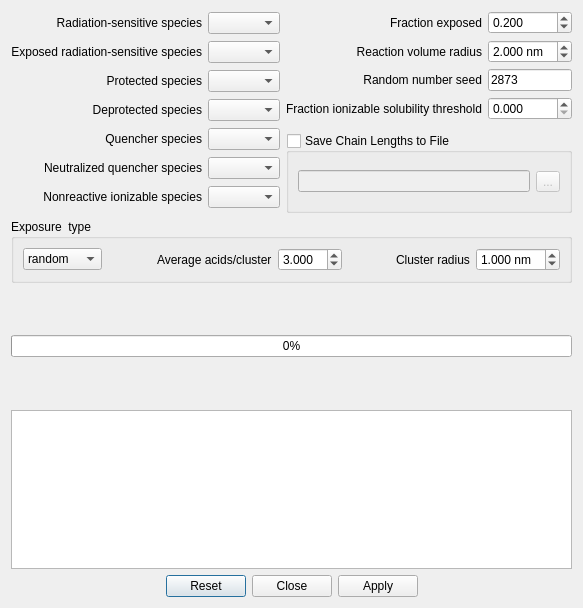
<?xml version="1.0" encoding="UTF-8"?>
<ui version="4.0">
 <class>ExposureDialog</class>
 <widget class="QDialog" name="ExposureDialog">
  <property name="geometry">
   <rect>
    <x>0</x>
    <y>0</y>
    <width>562</width>
    <height>608</height>
   </rect>
  </property>
  <property name="windowTitle">
   <string>Expose the System to Radiation</string>
  </property>
  <property name="modal">
   <bool>true</bool>
  </property>
  <layout class="QVBoxLayout" name="verticalLayout_3">
   <item>
    <layout class="QHBoxLayout" name="horizontalLayout_2">
     <item>
      <layout class="QGridLayout" name="gridLayout">
       <item row="0" column="0">
        <widget class="QLabel" name="label">
         <property name="text">
          <string>Radiation-sensitive species</string>
         </property>
         <property name="alignment">
          <set>Qt::AlignRight|Qt::AlignTrailing|Qt::AlignVCenter</set>
         </property>
        </widget>
       </item>
       <item row="3" column="1">
        <widget class="QComboBox" name="deprotectedComboBox"/>
       </item>
       <item row="5" column="0">
        <widget class="QLabel" name="label_8">
         <property name="text">
          <string>Neutralized quencher species</string>
         </property>
         <property name="alignment">
          <set>Qt::AlignRight|Qt::AlignTrailing|Qt::AlignVCenter</set>
         </property>
        </widget>
       </item>
       <item row="5" column="1">
        <widget class="QComboBox" name="neutralizedQuencherComboBox"/>
       </item>
       <item row="2" column="1">
        <widget class="QComboBox" name="protectedComboBox"/>
       </item>
       <item row="1" column="1">
        <widget class="QComboBox" name="exposedPAGComboBox"/>
       </item>
       <item row="4" column="1">
        <widget class="QComboBox" name="quencherComboBox"/>
       </item>
       <item row="1" column="0">
        <widget class="QLabel" name="label_9">
         <property name="text">
          <string>Exposed radiation-sensitive species</string>
         </property>
         <property name="alignment">
          <set>Qt::AlignRight|Qt::AlignTrailing|Qt::AlignVCenter</set>
         </property>
        </widget>
       </item>
       <item row="0" column="1">
        <widget class="QComboBox" name="pagComboBox"/>
       </item>
       <item row="2" column="0">
        <widget class="QLabel" name="label_2">
         <property name="text">
          <string>Protected species</string>
         </property>
         <property name="alignment">
          <set>Qt::AlignRight|Qt::AlignTrailing|Qt::AlignVCenter</set>
         </property>
        </widget>
       </item>
       <item row="3" column="0">
        <widget class="QLabel" name="label_6">
         <property name="text">
          <string>Deprotected species</string>
         </property>
         <property name="alignment">
          <set>Qt::AlignRight|Qt::AlignTrailing|Qt::AlignVCenter</set>
         </property>
        </widget>
       </item>
       <item row="4" column="0">
        <widget class="QLabel" name="label_7">
         <property name="text">
          <string>Quencher species</string>
         </property>
         <property name="alignment">
          <set>Qt::AlignRight|Qt::AlignTrailing|Qt::AlignVCenter</set>
         </property>
        </widget>
       </item>
       <item row="6" column="0">
        <widget class="QLabel" name="label_10">
         <property name="text">
          <string>Nonreactive ionizable species</string>
         </property>
         <property name="alignment">
          <set>Qt::AlignRight|Qt::AlignTrailing|Qt::AlignVCenter</set>
         </property>
        </widget>
       </item>
       <item row="6" column="1">
        <widget class="QComboBox" name="ionizableComboBox"/>
       </item>
      </layout>
     </item>
     <item>
      <layout class="QVBoxLayout" name="verticalLayout">
       <item>
        <layout class="QGridLayout" name="gridLayout_2">
         <item row="0" column="0">
          <widget class="QLabel" name="label_3">
           <property name="text">
            <string>Fraction exposed</string>
           </property>
           <property name="alignment">
            <set>Qt::AlignRight|Qt::AlignTrailing|Qt::AlignVCenter</set>
           </property>
          </widget>
         </item>
         <item row="0" column="1">
          <widget class="QDoubleSpinBox" name="fractionExposedSpinBox">
           <property name="decimals">
            <number>3</number>
           </property>
           <property name="maximum">
            <double>1.000000000000000</double>
           </property>
           <property name="singleStep">
            <double>0.001000000000000</double>
           </property>
           <property name="value">
            <double>0.200000000000000</double>
           </property>
          </widget>
         </item>
         <item row="2" column="0">
          <widget class="QLabel" name="label_5">
           <property name="text">
            <string>Random number seed</string>
           </property>
           <property name="alignment">
            <set>Qt::AlignRight|Qt::AlignTrailing|Qt::AlignVCenter</set>
           </property>
          </widget>
         </item>
         <item row="1" column="1">
          <widget class="QDoubleSpinBox" name="reactionRadiusSpinBox">
           <property name="suffix">
            <string> nm</string>
           </property>
           <property name="decimals">
            <number>3</number>
           </property>
           <property name="singleStep">
            <double>0.001000000000000</double>
           </property>
           <property name="value">
            <double>2.000000000000000</double>
           </property>
          </widget>
         </item>
         <item row="2" column="1">
          <widget class="QLineEdit" name="randomNumberSeedEdit">
           <property name="text">
            <string>2873</string>
           </property>
          </widget>
         </item>
         <item row="1" column="0">
          <widget class="QLabel" name="label_4">
           <property name="text">
            <string>Reaction volume radius</string>
           </property>
           <property name="alignment">
            <set>Qt::AlignRight|Qt::AlignTrailing|Qt::AlignVCenter</set>
           </property>
          </widget>
         </item>
         <item row="3" column="0">
          <widget class="QLabel" name="label_11">
           <property name="text">
            <string>Fraction ionizable solubility threshold</string>
           </property>
          </widget>
         </item>
         <item row="3" column="1">
          <widget class="QDoubleSpinBox" name="solubilityThresholdSpinBox">
           <property name="decimals">
            <number>3</number>
           </property>
           <property name="singleStep">
            <double>0.001000000000000</double>
           </property>
          </widget>
         </item>
        </layout>
       </item>
       <item>
        <spacer name="verticalSpacer_3">
         <property name="orientation">
          <enum>Qt::Vertical</enum>
         </property>
         <property name="sizeHint" stdset="0">
          <size>
           <width>20</width>
           <height>40</height>
          </size>
         </property>
        </spacer>
       </item>
       <item>
        <widget class="QGroupBox" name="saveGroupBox">
         <property name="sizePolicy">
          <sizepolicy hsizetype="Preferred" vsizetype="MinimumExpanding">
           <horstretch>0</horstretch>
           <verstretch>0</verstretch>
          </sizepolicy>
         </property>
         <property name="minimumSize">
          <size>
           <width>0</width>
           <height>80</height>
          </size>
         </property>
         <property name="title">
          <string>Save Chain Lengths to File</string>
         </property>
         <property name="checkable">
          <bool>true</bool>
         </property>
         <property name="checked">
          <bool>false</bool>
         </property>
         <layout class="QHBoxLayout" name="horizontalLayout">
          <item>
           <widget class="QLineEdit" name="fileNameEdit"/>
          </item>
          <item>
           <widget class="QToolButton" name="selectFileButton">
            <property name="text">
             <string>...</string>
            </property>
           </widget>
          </item>
         </layout>
        </widget>
       </item>
      </layout>
     </item>
    </layout>
   </item>
   <item>
    <widget class="QGroupBox" name="groupBox">
     <property name="title">
      <string>Exposure  type</string>
     </property>
     <layout class="QVBoxLayout" name="verticalLayout_2">
      <item>
       <layout class="QHBoxLayout" name="horizontalLayout_3">
        <item>
         <widget class="QComboBox" name="exposureTypeComboBox">
          <item>
           <property name="text">
            <string>random</string>
           </property>
          </item>
          <item>
           <property name="text">
            <string>clustered</string>
           </property>
          </item>
         </widget>
        </item>
        <item>
         <spacer name="horizontalSpacer_2">
          <property name="orientation">
           <enum>Qt::Horizontal</enum>
          </property>
          <property name="sizeHint" stdset="0">
           <size>
            <width>18</width>
            <height>20</height>
           </size>
          </property>
         </spacer>
        </item>
        <item>
         <widget class="QLabel" name="avgAcidsLabel">
          <property name="text">
           <string>Average acids/cluster</string>
          </property>
         </widget>
        </item>
        <item>
         <widget class="QDoubleSpinBox" name="acidsPerPhotonSpinBox">
          <property name="decimals">
           <number>3</number>
          </property>
          <property name="singleStep">
           <double>0.001000000000000</double>
          </property>
          <property name="value">
           <double>3.000000000000000</double>
          </property>
         </widget>
        </item>
        <item>
         <spacer name="horizontalSpacer">
          <property name="orientation">
           <enum>Qt::Horizontal</enum>
          </property>
          <property name="sizeHint" stdset="0">
           <size>
            <width>18</width>
            <height>20</height>
           </size>
          </property>
         </spacer>
        </item>
        <item>
         <widget class="QLabel" name="clusterRadiusLabel">
          <property name="text">
           <string>Cluster radius</string>
          </property>
         </widget>
        </item>
        <item>
         <widget class="QDoubleSpinBox" name="electronInteractionDistanceSpinBox">
          <property name="suffix">
           <string> nm</string>
          </property>
          <property name="decimals">
           <number>3</number>
          </property>
          <property name="singleStep">
           <double>0.001000000000000</double>
          </property>
          <property name="value">
           <double>1.000000000000000</double>
          </property>
         </widget>
        </item>
       </layout>
      </item>
     </layout>
    </widget>
   </item>
   <item>
    <spacer name="verticalSpacer_2">
     <property name="orientation">
      <enum>Qt::Vertical</enum>
     </property>
     <property name="sizeHint" stdset="0">
      <size>
       <width>20</width>
       <height>80</height>
      </size>
     </property>
    </spacer>
   </item>
   <item>
    <widget class="QProgressBar" name="progressBar">
     <property name="value">
      <number>0</number>
     </property>
    </widget>
   </item>
   <item>
    <spacer name="verticalSpacer">
     <property name="orientation">
      <enum>Qt::Vertical</enum>
     </property>
     <property name="sizeHint" stdset="0">
      <size>
       <width>20</width>
       <height>80</height>
      </size>
     </property>
    </spacer>
   </item>
   <item>
    <widget class="QTextEdit" name="textEdit"/>
   </item>
   <item>
    <widget class="QDialogButtonBox" name="buttonBox">
     <property name="orientation">
      <enum>Qt::Horizontal</enum>
     </property>
     <property name="standardButtons">
      <set>QDialogButtonBox::Apply|QDialogButtonBox::Close|QDialogButtonBox::Reset</set>
     </property>
     <property name="centerButtons">
      <bool>true</bool>
     </property>
    </widget>
   </item>
  </layout>
 </widget>
 <resources/>
 <connections>
  <connection>
   <sender>buttonBox</sender>
   <signal>accepted()</signal>
   <receiver>ExposureDialog</receiver>
   <slot>accept()</slot>
   <hints>
    <hint type="sourcelabel">
     <x>248</x>
     <y>254</y>
    </hint>
    <hint type="destinationlabel">
     <x>157</x>
     <y>274</y>
    </hint>
   </hints>
  </connection>
  <connection>
   <sender>buttonBox</sender>
   <signal>rejected()</signal>
   <receiver>ExposureDialog</receiver>
   <slot>reject()</slot>
   <hints>
    <hint type="sourcelabel">
     <x>316</x>
     <y>260</y>
    </hint>
    <hint type="destinationlabel">
     <x>286</x>
     <y>274</y>
    </hint>
   </hints>
  </connection>
 </connections>
</ui>
